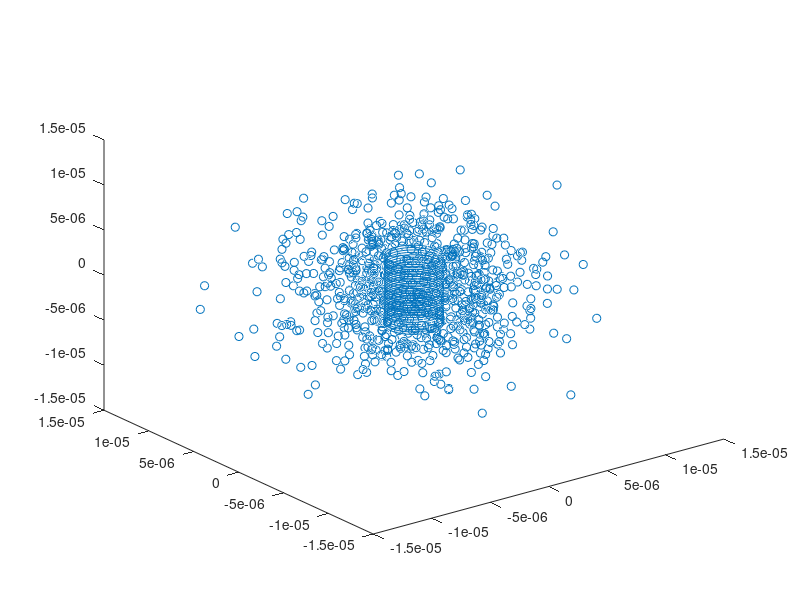
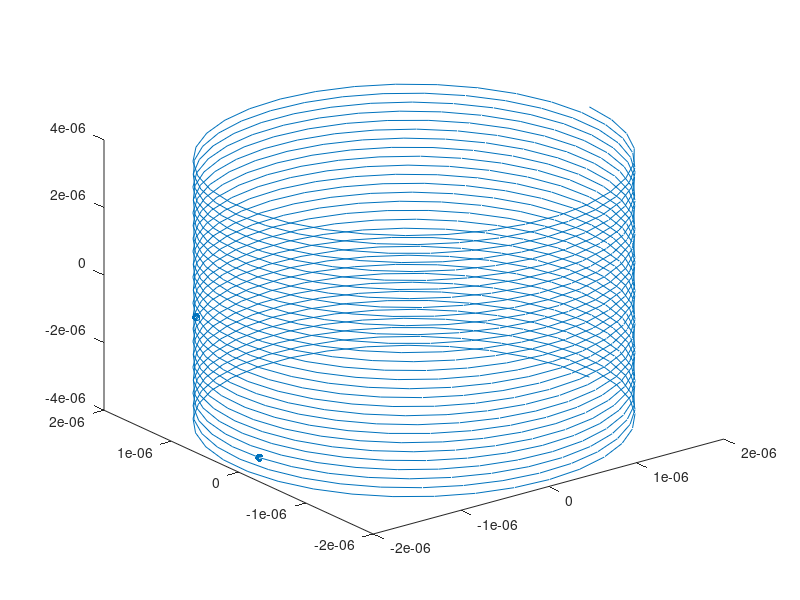
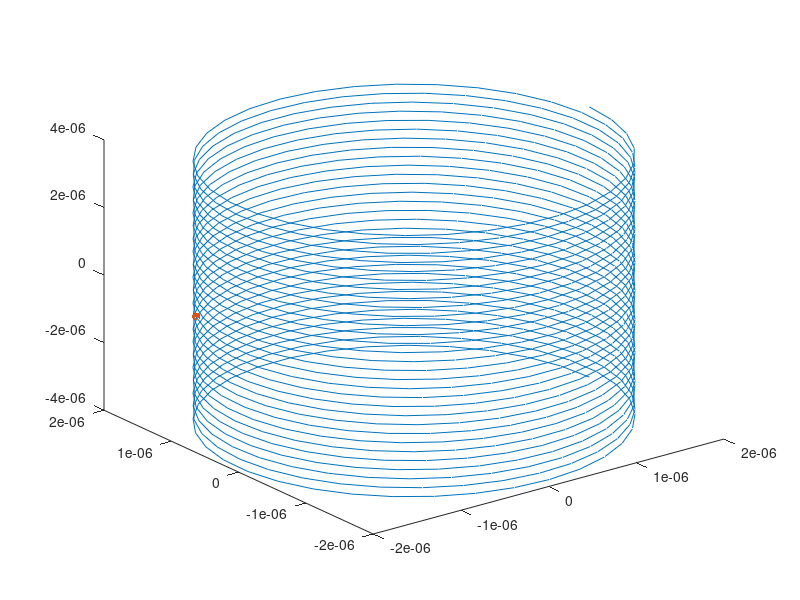

MATLAB code to generate these figures, in order:
clc; close all;
%% Set parameters for data generator

NumZplanes  = 20;                                 
NumSamples  = 1000;                               % numer of rand and param. points
zVec        = linspace(-2e-6, 2e-6, NumZplanes+1); % z positions of emitter
t           = linspace(-4e-6, 4e-6, NumSamples);   % scaled according to zVec
xt          = 2e-6*cos((30*pi)/(4e-6)*t);
yt          = 2e-6*sin((30*pi)/(4e-6)*t);
zt          = t;
MatchErr    = 0.5e-6;                              % param. and lottery points error

vslz_ParamAndRand = 1;                             % plot param. and rand points when 1 
vslz_MatchPts     = 1;                             % plot matched points when 1
vslz_Emitters     = 1;                             % plot chosen emitters when 1

flag_Save2File    = 0;                             % append EmittersObj
                                                   % to DataObjects.mat
                                                   % when 1. Save2File at
                                                   % end of process

%% Allow Repetitions
% acquire different values of random xyz in each iteration

%%%%%%%%%%%%%%%%%%%%%%%%%%%%%%%%%%%%%%%%%%%%%%%%%%%%%%%%%%%%%
%%% Uncomment the following when used and add end of loop %%%
% NumRep = 50;
% jj = 0;
% while jj < NumRep
%     jj = jj + 1;
%%%%%%%%%%%%%%%%%%%%%%%%%%%%%%%%%%%%%%%%%%%%%%%%%%%%%%%%%%%%%

x           = 4e-6*randn(1, NumSamples);           % rand positions should be scaled
y           = 4e-6*randn(1, NumSamples);
z           = 4e-6*randn(1, NumSamples);

%% Plot parametrization and random points

if vslz_ParamAndRand == 1
    
    figure(1);
    plot3(xt,yt,zt);
    hold on;

    scatter3(x,y,z);
    hold off;
    
end

%% Find matched points

c = find(x <= xt + MatchErr & x >= xt - MatchErr & y <= yt + MatchErr...
    & y >= yt - MatchErr & z <= zt + MatchErr & z >= zt - MatchErr);

x_match = xt(c);
y_match = yt(c);
z_match = zt(c);

if (abs(max(x_match))> 10e-6 || abs(min(x_match))< 0.1e-9) ||...
        abs((max(y_match))> 10e-6 || abs(min(y_match))< 0.1e-9)
    sprintf('Invalid emitters locations. Generate again')
    return
end    

%% Plot matched points

if vslz_MatchPts == 1
    
    figure(2);
    plot3(xt,yt,zt);
    hold on;
    scatter3(x_match,y_match,z_match, 'filled');
    hold off;
    
end

%% Separate to z-planes and obtain emitters

% x_cell and y_cell are the emitters locations in each z-plane
% e.g (x_cell{1},y_cell{1}) is an emitter's (x,y) in z=zVec(1)

zVecDiff = abs(zVec(1)-zVec(2));
x_cell = cell(1, numel(zVec));
y_cell = cell(1, numel(zVec));
kk_vec = ones(1, numel(zVec));
for jj = 1 : numel(z_match)
    for ii = 1 : numel(zVec)
        if ((z_match(jj) >= zVec(ii) - zVecDiff/2) && (z_match(jj) <= zVec(ii) + zVecDiff/2))
            x_cell{ii}(kk_vec(ii),:) = x_match(jj);
            y_cell{ii}(kk_vec(ii),:) = y_match(jj);
            kk_vec(ii) = kk_vec(ii) + 1;
        end
    end
end

%% Plot Emitters

if vslz_Emitters == 1
    
    figure(3);
    plot3(xt,yt,zt);
    hold on;

    for ii = 1 : numel(zVec)
        scatter3(x_cell{ii}, y_cell{ii}, zVec(ii)*ones(1,numel(x_cell{ii})), 'filled');
    end
    hold off;
    
end

%% Create Emitters Object and save data to file

EmittersObj.x    = x_cell;
EmittersObj.y    = y_cell;
EmittersObj.zVec = zVec;

if flag_Save2File == 1
    m = matfile('DataObjects.mat','Writable',true);
    try
        m.EmittersObj = [m.EmittersObj, EmittersObj];
    catch
        save('DataObjects.mat', 'EmittersObj', '-v7.3');
    end

    whos('-file','DataObjects.mat')
end

% for ii = 1 : numel(zVec)
%     for jj = 1 : numel(x_cell{ii})
%         xSrc = x_cell{ii}(jj);
%         ySrc = y_cell{ii}(jj);
%         zSrc = zVec(ii);
%         xyz = [xSrc ySrc zSrc];
%     end
% end
